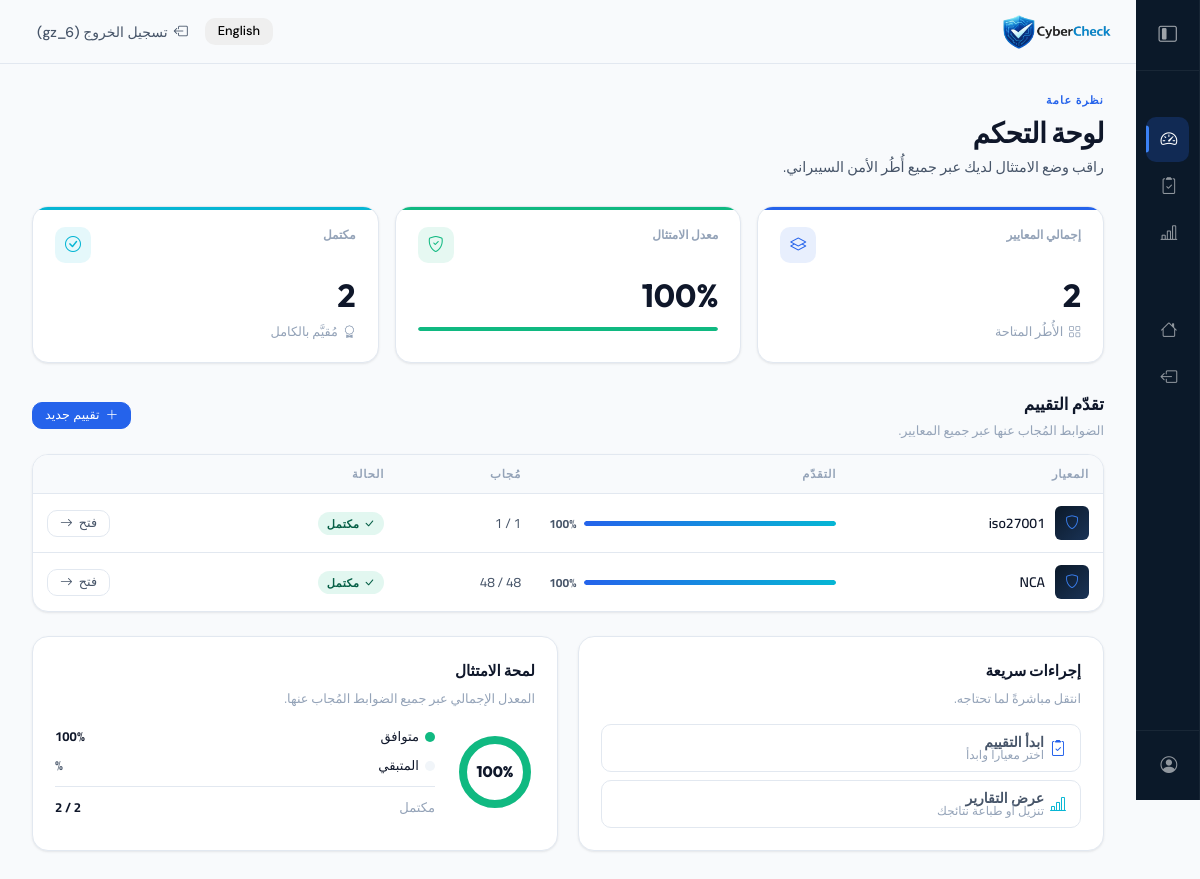
The page /dashboard (signed in) on the database its author committed.
### compliance/models.py (models this page shows, shortened)
class Standard(models.Model):
    name = models.CharField(max_length=200)
    description = models.TextField()

### pages/views.py (the view)
# urls.py: path('dashboard', views.dashboard, name='dashboard'),
@login_required
def dashboard(request):
    user = request.user
    standards_data = Standard.objects.annotate(
        total_cnt=Count('domain__control', distinct=True),
        answered_cnt=Count(
            'assessment_runs__results__control',
            filter=Q(assessment_runs__user=user),
            distinct=True
        )
    )
    total_standards = Standard.objects.count()
    completed_count = 0
    pending_count = 0
    for s in standards_data:
        if s.total_cnt > 0:
            if s.answered_cnt >= s.total_cnt:
                completed_count += 1
            elif s.answered_cnt > 0:
                pending_count += 1
    results = AssessmentResult.objects.filter(user=user)
    total_ans = results.count()
    compliant_ans = results.filter(status='compliant').count()
    compliance_rate = round((compliant_ans / total_ans) * 100) if total_ans > 0 else 0
    context = {
        'total_standards': total_standards,
        'completed_count': completed_count,
        'pending_count': pending_count,
        'compliance_rate': compliance_rate,
        'all_assessments': standards_data,
    }
    return render(request, 'pages/dashboard.html', context)

### templates/pages/dashboard.html (shortened to what this page needs)
{% load static i18n %}
{% get_current_language as LANGUAGE_CODE %}
<!DOCTYPE html>
<html lang="{{ LANGUAGE_CODE }}" dir="{% if LANGUAGE_CODE == 'ar' %}rtl{% else %}ltr{% endif %}">
<head>
  <link href="https://cdn.jsdelivr.net/npm/bootstrap-icons@1.11.3/font/bootstrap-icons.css" rel="stylesheet">
  <link rel="stylesheet" href="{% static 'css/DB.css' %}">
</head>
<body class="{% if LANGUAGE_CODE == 'ar' %}lang-ar{% endif %}">
<div class="wrapper">
  <aside id="sidebar">
    <div class="sidebar-header">
      <button id="toggle-btn" type="button" aria-label="{% trans 'Toggle sidebar' %}">
        <i class="bi bi-layout-sidebar-inset"></i>
      </button>
    </div>
    <nav class="sidebar-nav">
      <a href="/dashboard" class="sidebar-link active">
        <i class="bi bi-speedometer2"></i>
      </a>
      <a href="{% url 'standards' %}" class="sidebar-link">
        <i class="bi bi-clipboard2-check"></i>
      </a>
      <a href="{% url 'reports' %}" class="sidebar-link">
        <i class="bi bi-bar-chart-line"></i>
      </a>
      <a href="/" class="sidebar-link">
        <i class="bi bi-house"></i>
      </a>
      <a href="/logout" class="sidebar-link">
        <i class="bi bi-box-arrow-left"></i>
      </a>
    </nav>
    <div class="sidebar-footer">
      <a href="/dashboard" class="sidebar-link">
        <i class="bi bi-person-circle"></i>
      </a>
    </div>
  </aside>
  <div class="main">
    <header class="topbar">
      <img src="{% static 'images/logo.png' %}" alt="CyberCheck" style="height:34px">
      <nav class="topbar-nav">
        {% include "includes/language_switcher.html" %}
        <a href="/logout" class="btn btn-ghost btn-sm">
          <i class="bi bi-box-arrow-left"></i>
          {% trans "Logout" %} ({{ user.username }})
        </a>
      </nav>
    </header>
    <div class="page-content">
      <div class="page-header animate-fade-up">
        <div class="eyebrow">{% trans "Overview" %}</div>
        <h1>{% trans "Dashboard" %}</h1>
        <p class="subtitle">
          {% trans "Monitor your compliance posture across all cybersecurity frameworks." %}
        </p>
      </div>
      <div class="stat-grid animate-fade-up delay-1"
           style="grid-template-columns:repeat(3,1fr)">
        <div class="stat-card blue">
          <div class="stat-card-header">
            <div class="stat-card-label">{% trans "Total Standards" %}</div>
            <div class="stat-card-icon"><i class="bi bi-layers"></i></div>
          </div>
          <div class="stat-card-value">{{ total_standards }}</div>
          <div class="stat-card-sub">
            <i class="bi bi-grid"></i> {% trans "Available frameworks" %}
          </div>
        </div>
        <div class="stat-card green">
          <div class="stat-card-header">
            <div class="stat-card-label">{% trans "Compliance Rate" %}</div>
            <div class="stat-card-icon"><i class="bi bi-shield-check"></i></div>
          </div>
          <div class="stat-card-value">{{ compliance_rate }}%</div>
          <div class="stat-progress" style="margin-top:6px">
            <div class="stat-progress-fill js-fill"
                 data-width="{{ compliance_rate }}"
                 style="width:0;background:var(--green)"></div>
          </div>
        </div>
        <div class="stat-card teal">
          <div class="stat-card-header">
            <div class="stat-card-label">{% trans "Completed" %}</div>
            <div class="stat-card-icon"><i class="bi bi-check-circle"></i></div>
          </div>
          <div class="stat-card-value">{{ completed_count }}</div>
          <div class="stat-card-sub">
            <i class="bi bi-award"></i> {% trans "Fully assessed" %}
          </div>
        </div>
      </div>
      <div style="display:flex;flex-direction:column;gap:24px;margin-top:8px">
        <div class="animate-fade-up delay-2">
          <div style="display:flex;align-items:center;justify-content:space-between;margin-bottom:14px;flex-wrap:wrap;gap:10px">
            <div>
              <h2 style="font-family:var(--font-display);font-size:1.05rem;font-weight:700;
                          color:var(--text-primary);margin:0 0 2px">
                {% trans "Assessment Progress" %}
              </h2>
              <p style="font-size:.8rem;color:var(--text-muted);margin:0">
                {% trans "Answered controls across all standards." %}
              </p>
            </div>
            <a href="{% url 'standards' %}" class="btn btn-primary btn-sm">
              <i class="bi bi-plus-lg"></i> {% trans "New Assessment" %}
            </a>
          </div>
          <div class="cc-table-wrap">
            <table class="cc-table">
              <thead>
                <tr>
                  <th>{% trans "Standard" %}</th>
                  <th style="min-width:160px">{% trans "Progress" %}</th>
                  <th>{% trans "Answered" %}</th>
                  <th>{% trans "Status" %}</th>
                  <th></th>
                </tr>
              </thead>
              <tbody>
                {% for std in all_assessments %}
                <tr>
                  <td>
                    <div style="display:flex;align-items:center;gap:10px">
                      <div style="width:34px;height:34px;border-radius:var(--radius-sm);flex-shrink:0;
                                  background:linear-gradient(135deg,var(--navy),var(--navy-light));
                                  display:flex;align-items:center;justify-content:center">
                        <i class="bi bi-shield" style="color:var(--blue-vivid);font-size:.85rem"></i>
                      </div>
                      <span style="font-weight:600;font-size:.875rem">{{ std.name }}</span>
                    </div>
                  </td>
                  <td>
                    {% if std.total_cnt > 0 %}
                      {% widthratio std.answered_cnt std.total_cnt 100 as pct %}
                    {% else %}
                      {% widthratio 0 1 100 as pct %}
                    {% endif %}
                    <div style="display:flex;align-items:center;gap:8px">
                      <div class="card-progress-bar" style="flex:1">
                        <div class="card-progress-fill js-fill"
                             data-width="{{ pct }}"
                             style="width:0"></div>
                      </div>
                      <span style="font-size:.75rem;font-weight:700;
                                   color:var(--text-secondary);white-space:nowrap">
                        {{ pct }}%
                      </span>
                    </div>
                  </td>
                  <td>
                    <span style="font-size:.85rem;color:var(--text-secondary)">
                      {{ std.answered_cnt }}&thinsp;/&thinsp;{{ std.total_cnt }}
                    </span>
                  </td>
                  <td>
                    {% if std.total_cnt > 0 and std.answered_cnt == std.total_cnt %}
                      <span class="badge badge-green">
                        <i class="bi bi-check-lg"></i> {% trans "Complete" %}
                      </span>
                    {% elif std.answered_cnt > 0 %}
                      <span class="badge badge-amber">
                        <i class="bi bi-clock"></i> {% trans "In Progress" %}
                      </span>
                    {% else %}
                      <span class="badge badge-muted">{% trans "Not Started" %}</span>
                    {% endif %}
                  </td>
                  <td style="text-align:end">
                    <a href="{% url 'standard_assessment_runs' std.id %}"
                       class="btn btn-secondary btn-sm">
                      {% trans "Open" %} <i class="bi bi-arrow-right"></i>
                    </a>
                  </td>
                </tr>
                {% endfor %}
              </tbody>
            </table>
          </div>
        </div>
        <div style="display:grid;grid-template-columns:1fr 1fr;gap:20px"
             class="animate-fade-up delay-3">
          <div style="background:var(--surface);border:1px solid var(--border);
                      border-radius:var(--radius-lg);padding:22px;box-shadow:var(--shadow-sm)">
            <h3 style="font-family:var(--font-display);font-size:.95rem;font-weight:700;
                        color:var(--text-primary);margin:0 0 4px">
              {% trans "Quick Actions" %}
            </h3>
            <p style="font-size:.8rem;color:var(--text-muted);margin:0 0 16px">
              {% trans "Jump straight to what you need." %}
            </p>
            <div style="display:flex;flex-direction:column;gap:8px">
              <a href="{% url 'standards' %}"
                 class="btn btn-secondary"
                 style="justify-content:flex-start;padding:10px 14px">
                <i class="bi bi-clipboard2-check"
                   style="color:var(--blue);font-size:1rem"></i>
                <div style="text-align:start">
                  <div style="font-weight:600;font-size:.875rem">
                    {% trans "Start Assessment" %}
                  </div>
                  <div style="font-size:.75rem;color:var(--text-muted);font-weight:400">
                    {% trans "Choose a standard and begin" %}
                  </div>
                </div>
              </a>
              <a href="{% url 'reports' %}"
                 class="btn btn-secondary"
                 style="justify-content:flex-start;padding:10px 14px">
                <i class="bi bi-bar-chart-line"
                   style="color:var(--teal);font-size:1rem"></i>
                <div style="text-align:start">
                  <div style="font-weight:600;font-size:.875rem">
                    {% trans "View Reports" %}
                  </div>
                  <div style="font-size:.75rem;color:var(--text-muted);font-weight:400">
                    {% trans "Download or print your results" %}
                  </div>
                </div>
              </a>
            </div>
          </div>
          <div style="background:var(--surface);border:1px solid var(--border);
                      border-radius:var(--radius-lg);padding:22px;box-shadow:var(--shadow-sm)">
            <h3 style="font-family:var(--font-display);font-size:.95rem;font-weight:700;
                        color:var(--text-primary);margin:0 0 4px">
              {% trans "Compliance Snapshot" %}
            </h3>
            <p style="font-size:.8rem;color:var(--text-muted);margin:0 0 18px">
              {% trans "Overall rate across all answered controls." %}
            </p>
            <div style="display:flex;align-items:center;gap:20px">
              <div style="position:relative;width:80px;height:80px;flex-shrink:0">
                <svg width="80" height="80" viewBox="0 0 80 80">
                  <circle cx="40" cy="40" r="32"
                          fill="none" stroke="var(--surface-3)" stroke-width="8"/>
                  <circle cx="40" cy="40" r="32"
                          fill="none"
                          stroke="var(--green)"
                          stroke-width="8"
                          stroke-linecap="round"
                          stroke-dasharray="201.06"
                          stroke-dashoffset="{% widthratio compliance_rate 100 201.06 as filled %}{{ filled|default:201.06 }}"
                          transform="rotate(-90 40 40)"
                          id="donutFill"
                          style="transition:stroke-dashoffset .8s ease"/>
                </svg>
                <div style="position:absolute;inset:0;display:flex;align-items:center;
                            justify-content:center;font-family:var(--font-display);
                            font-size:.95rem;font-weight:800;color:var(--text-primary)">
                  {{ compliance_rate }}%
                </div>
              </div>
              <div style="flex:1;display:flex;flex-direction:column;gap:8px">
                <div style="display:flex;align-items:center;justify-content:space-between;
                            font-size:.82rem">
                  <span style="display:flex;align-items:center;gap:6px">
                    <span style="width:10px;height:10px;border-radius:50%;
                                 background:var(--green);flex-shrink:0"></span>
                    {% trans "Compliant" %}
                  </span>
                  <span style="font-weight:700;color:var(--text-primary)">
                    {{ compliance_rate }}%
                  </span>
                </div>
                <div style="display:flex;align-items:center;justify-content:space-between;
                            font-size:.82rem">
                  <span style="display:flex;align-items:center;gap:6px">
                    <span style="width:10px;height:10px;border-radius:50%;
                                 background:var(--surface-3);flex-shrink:0"></span>
                    {% trans "Remaining" %}
                  </span>
                  <span style="font-weight:700;color:var(--text-secondary)">
                    {% widthratio compliance_rate 100 1 as cr_frac %}
                    {{ 100|add:"-"|add:compliance_rate }}%
                  </span>
                </div>
                <div style="height:1px;background:var(--border);margin:2px 0"></div>
                <div style="display:flex;align-items:center;justify-content:space-between;
                            font-size:.82rem">
                  <span style="color:var(--text-muted)">{% trans "Completed" %}</span>
                  <span style="font-weight:700;color:var(--text-primary)">
                    {{ completed_count }}&thinsp;/&thinsp;{{ total_standards }}
                  </span>
                </div>
              </div>
            </div>
          </div>
        </div>
      </div>
    </div>
  </div>
</div>
</body>
</html>

### rows shown on the page
Standard: name "iso27001", pct "100", answered_cnt "1", total_cnt "1"
Standard: name "NCA", pct "100", answered_cnt "48", total_cnt "48"

### other values the page prints
{{ user.username }} "gz_6"
{{ total_standards }} "2"
{{ compliance_rate }} "100"
{{ completed_count }} "2"
